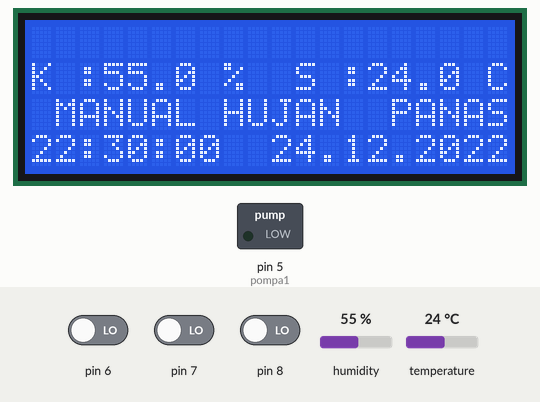
A sketch run on a simulated Arduino Uno, built with avr-gcc and run on an emulated ATmega328P. On the bench: 20×4 character LCD, switched loads named in the sketch (green lamp = pin HIGH). The inputs (shaded band) are chosen by the test bench; at power-on: pin 6 LOW, pin 7 LOW, pin 8 LOW, humidity 55 %, temperature 24 °C. The local clock reads 2024-03-15 10:24:30 at power-on unless the sketch sets it; what the sketch prints to the serial monitor is not drawn.

Above: at 1.3 s.
1.4 s: pin 6 driven HIGH
At 4.1 s:
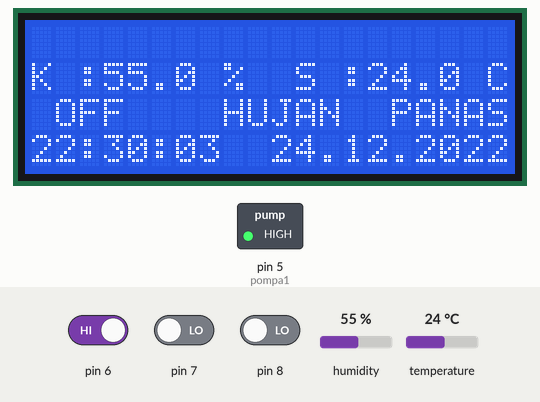
9.6 s: pin 7 driven HIGH
At 10.9 s:
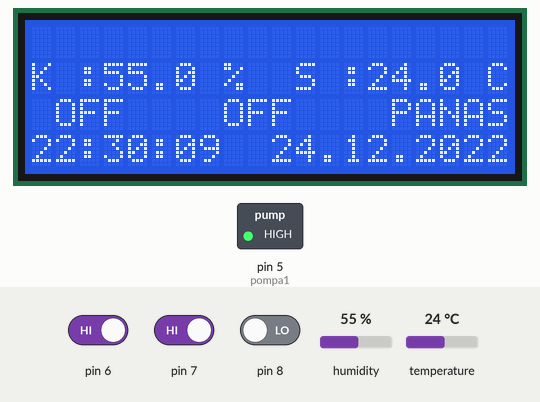
16.5 s: pin 8 driven HIGH
At 17.9 s:
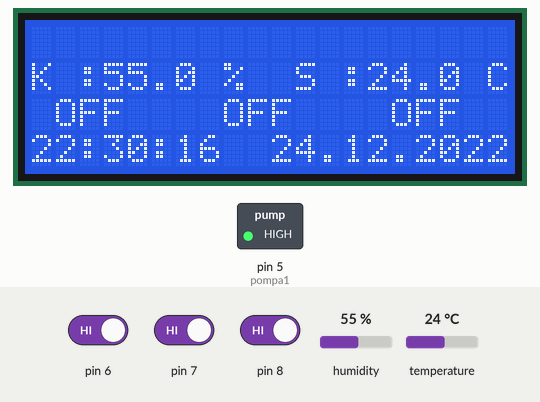
23.3 s: pin 6 driven LOW
At 24.9 s:
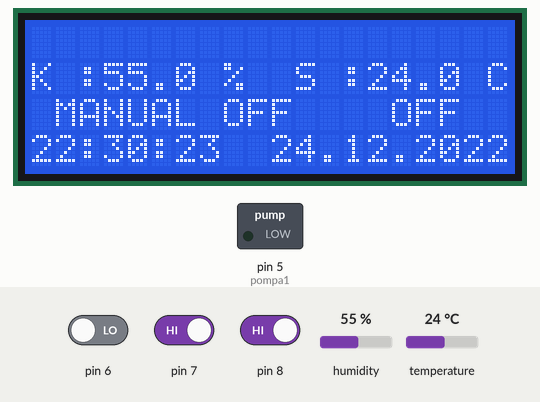
30.2 s: pin 7 driven LOW
At 31.8 s:
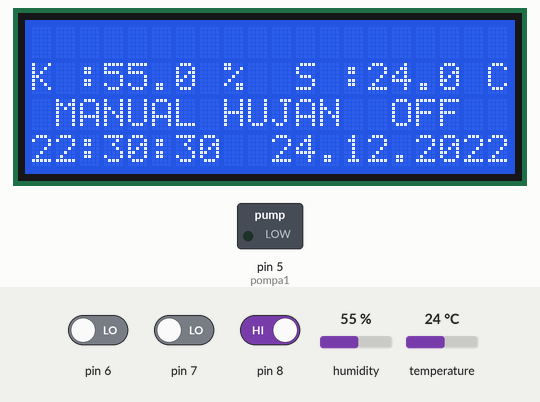
37.0 s: pin 6 driven HIGH
At 38.6 s:
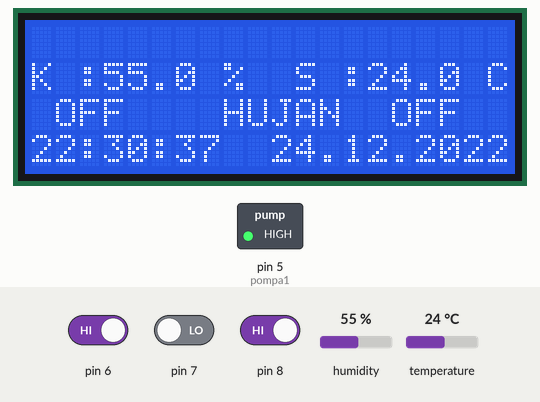
Timing chart, 0 to 40.1 s (numbered marks = the images above; inputs shaded):
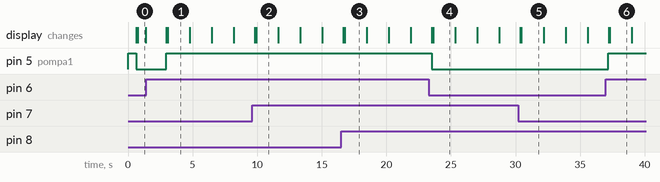

The sketch:

KKNV4.ino
```cpp
/*
   BISMILLAH PROGRAM MONITORING JAMUR IOT
  /* Serial ESP to Arduino on:
   https://create.arduino.cc/projecthub/nidhi17agarwal/uart-communication-between-arduino-uno-and-esp32-1170d5
   Shcematic in web, using voltage divider for TX of Arduino, ground connected to both GND.
   Using generic code like other, just need to code the ESP using Arduino IDE, tutorial in link:
   https://www.electronicshub.org/esp32-arduino-ide/#:~:text=Type%20the%20code%20in%20Arduino,can%20see%20the%20LED%20Blinking.
*/
#include <Wire.h>
#include <LiquidCrystal_I2C.h>
LiquidCrystal_I2C lcd(0x27, 20, 4); // set the LCD address to 0x27 for a 16 chars and 2 line display
// Arduino Mega:
// DS3231:  SDA pin   -> Arduino Digital 20 (SDA) or the dedicated SDA pin
//          SCL pin   -> Arduino Digital 21 (SCL) or the dedicated SCL pin
//Pembacaan DHT22
#include "DHT.h"
#define DHTPIN 4    // DHT PIN 2
#define DHTTYPE DHT22   // DHT 22  (AM2302), AM2321
DHT dht(DHTPIN, DHTTYPE);


#include <Adafruit_Sensor.h>
#include <DHT.h>
#include "DHT.h"
#include <DHT_U.h>
#define pompa1  5 //Relay untuk Pompa


float h;
float t;

byte nilaibutton1;
byte nilaibutton2;
byte nilaibutton3;
byte nilaibutton4;

//Setingan RTC, jam, dan alarm
#include <DS3231.h>
DS3231  rtc(SDA, SCL);
Time tt;
byte jam, menit, detik;
byte set_jam1 = 7;     //Set alarm jam Pagi
byte set_menit1 = 00;   //Set alarm menit Pagi
byte set_jam2 = 14;     //Set alarm jam Siang
byte set_menit2 = 00;   //Set alarm menit Siang
byte set_jam3 = 17;     //Set alarm jam Malam
byte set_menit3 = 00;   //Set alarm menit Malam

const unsigned long eventInterval = 1000;
unsigned long previousTime = 0;
int kolom = 20;
int baris = 4;
String TeksBergerak = "PROGRAM MBKM MATCHING FUND KEDAIREKA UNS 2022";


void TulisanBergerak(int row, String message, /*int delayTime,*/ int kolom) {
  for (int i = 0; i < kolom; i++) {
    message = " " + message;
  }
  message = message + " ";
  for (int pos = 0; pos < message.length(); pos++) {
    lcd.setCursor(0, row);
    lcd.print(message.substring(pos, pos + kolom));
   // delay(delayTime);
  }
}


void setup() {
  pinMode(pompa1, OUTPUT);
  pinMode(6, INPUT);
  pinMode(7, INPUT);
  pinMode(9, INPUT);
  digitalWrite(pompa1, HIGH);
  // Setup Serial connection
  Serial.begin(9600);

  dht.begin();
  // Initialize the rtc object
  rtc.begin();
  // Uncomment to set time

  rtc.setDOW(5);     // Set Day-of-Week to DAYS(0=senin)
  rtc.setTime(22, 30, 0);     // Set the time exp: 12:00:00 (24hr format)
  rtc.setDate(24, 12, 2022);   // Set the date to Month, date, Year

  //LCD Setup
  lcd.init();                      // initialize the lcd
  lcd.init();
  lcd.backlight();
}

//Pembacaan sensor DHT22
void dht22() {
  delay(500);
  h = dht.readHumidity();
  // Read temperature as Celsius (the default)
  t = dht.readTemperature();

  // Check if any reads failed and exit early (to try again).
  if (isnan(h) || isnan(t) ) {
    Serial.println("Failed to read from DHT sensor!");
    return;
  }
  Serial.print("Temperature: ");
  Serial.print(t);
  Serial.print(" *C\t");
  Serial.print("Humidity: ");
  Serial.print(h);
  Serial.println(" %");
}

void siram1() {
  if (set_jam1 == jam) {             //Jika jam sama dengan alarm, maka
    if (set_menit1 == menit) {       //Jika menit sama dengan alarm, maka
      spray();
      Serial.println("alarm Pagi");
    }
  }
}

void siram2() {
  if (set_jam2 == jam) {             //Jika jam sama dengan alarm, maka
    if (set_menit2 == menit) {       //Jika menit sama dengan alarm, maka
      spray();
      Serial.println("alarm Siang");
    }
  }
}

void siram3() {
  if (set_jam3 == jam) {             //Jika jam sama dengan alarm, maka
    if (set_menit3 == menit) {       //Jika menit sama dengan alarm, maka
      spray();
      Serial.println("alarm Sore");
    }
  }
}

//Scanning Push Button Untuk Tombol Mode
void scan() {
  nilaibutton1 = digitalRead(6);  // read input value
  nilaibutton2 = digitalRead(7);  // read input value
  nilaibutton3 = digitalRead(8);  // read input value

  if (nilaibutton1 == 1) {
    digitalWrite(pompa1, HIGH);
    Serial.println("Mode Manual Off");
    lcd.setCursor(1, 2);
    lcd.print("OFF   ");
  }
  if (nilaibutton1 == 0) {
    Serial.println("Mode Manual On");
    digitalWrite(pompa1, LOW);
    lcd.setCursor(1, 2);
    lcd.print("MANUAL");
  }

  if (nilaibutton2 == 1) {
    Serial.println("Mode Hujan Off");
    lcd.setCursor(8, 2);
    lcd.print("OFF  ");
  }
  if (nilaibutton2 == 0) {
    Serial.println("Mode Hujan On");
    lcd.setCursor(8, 2);
    lcd.print("HUJAN");
    siram1();
    siram2();
    siram3();
  }
  if (nilaibutton3 == 1) {
    lcd.setCursor(15, 2);
    lcd.print("OFF  ");
    Serial.println("Mode KEMARAU OFF");
  }
  if (nilaibutton3 == 0) {
    lcd.setCursor(15, 2);
    lcd.print("PANAS");
    Serial.println("Mode KEMARAU ON");
    siram1();
    siram2();
    siram3();
  }
}

void RTC() {
  //RTC Program
  // Send Day-of-Week
  Serial.print(rtc.getDOWStr());
  Serial.print(" ");

  // Send date
  Serial.print(rtc.getDateStr());
  Serial.print(" -- ");

  // Send time
  Serial.println(rtc.getTimeStr());
  tt = rtc.getTime();
  jam = tt.hour;
  menit = tt.min;
  detik = tt.sec;
}

// Program Looping Utama
void loop()
{
  dht22();
  scan(); //mode yang dipilih
  RTC();
  layar();
   /* Updates frequently */
  unsigned long currentTime = millis();

  /* This is the event */
  if (currentTime - previousTime >= eventInterval) {
    /* Event code */
    TulisanBergerak(0, TeksBergerak, /*200,*/ kolom);
   /* Update the timing for the next time around */
    previousTime = currentTime;
  }
  if (t > 37) {
    digitalWrite(pompa1, LOW);
  }
}
void layar() {
  //LCD Loop Jam
  lcd.setCursor(0, 3); //mulai dari 0,0
  lcd.print(rtc.getTimeStr());
  //Tanggal
  lcd.setCursor(10, 3);
  lcd.print(rtc.getDateStr());
  //Kelembaban & Suhu
  lcd.setCursor(0, 1);
  lcd.print("K :");
  lcd.setCursor(3, 1);
  lcd.print(h);
  lcd.setCursor(7, 1);
  lcd.print(" %");
  lcd.setCursor(11, 1);
  lcd.print("S :");
  lcd.setCursor(14, 1);
  lcd.print(t);
  lcd.setCursor(18, 1);
  lcd.print(" C");
}


// Program Pompa Spray
void spray()
{
  digitalWrite(pompa1, LOW);
  lcd.clear();
  lcd.setCursor(5, 0);
  lcd.print("POMPA");
  lcd.setCursor(4, 1);
  lcd.print("MENYALA");
  delay(60000);
  digitalWrite(pompa1, HIGH);
}
```

Measured:
- after the input at 1.4 s, pin 5 (pompa1): LOW → HIGH after 1.6 s; the display: first changes after 1.6 s (image 1 shows a later state)
- after the input at 9.6 s, the display: first changes after 0.22 s (image 2 shows a later state)
- after the input at 16.5 s, the display: first changes after 0.17 s (image 3 shows a later state)
- after the input at 23.3 s, pin 5 (pompa1): HIGH → LOW after 0.20 s; the display: first changes after 0.21 s (image 4 shows a later state)
- after the input at 30.2 s, the display: first changes after 0.16 s (image 5 shows a later state)
- after the input at 37.0 s, pin 5 (pompa1): LOW → HIGH after 0.19 s; the display: first changes after 0.20 s (image 6 shows a later state)
- what the display in image 0 shows lasts 0.7 s, from 0.7 s to 1.4 s
